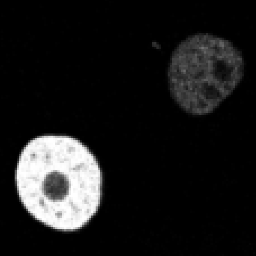
#> input picture test2.png, 256 x 256 px
$ python rsf_model.py
#> lines starting #> are read from the running program, lines starting #| are printed output that depends on the picture; after the words box and inside, x2 and y2 are one past the last pixel; in counts of white or black regions, pixels touching at a corner belong together
#!/usr/bin/python3
'''
AUTHOR:     Zhengyang Zhong
DATE:       2022-02-24
PAPER:      Minimization of Region-Scalable Fitting Energy for Image Segmentation
'''
import cv2
import matplotlib.pyplot as plt
import numpy as np
from scipy.ndimage import laplace
from skimage import measure
from tqdm import tqdm


def RSFmodel(img, phi, sigma=3.0, lmda1=1.0, lmda2=1.0, nu=0.002*255**2, mu=2.0, timestep=0.1, max_iter=1000, tolerance=1e-4, show_figure=False):
    size = int(np.round(sigma * 2) * 2 + 1)
    img = img.astype(np.float64)

    Kimg = cv2.GaussianBlur(img, ksize=(size, size), sigmaX=sigma, borderType=cv2.BORDER_REPLICATE)
    Kone = np.ones_like(img, dtype=np.float64)

    if show_figure:
        print("%10s|"*6 % ("sigma", "lmda1", "lmda2", "nu", "mu", "timestep"))
        print("%10.2f|"*6 % (sigma, lmda1, lmda2, nu, mu, timestep))
        fig1 = plt.figure(1)
        criteria_Fnorms = []

    for it in tqdm(range(max_iter)):
        old_phi = np.sqrt(np.sum(phi**2))
        phi[np.ix_([0, -1], [0, -1])] = phi[np.ix_([2, -3], [2, -3])]
        phi[np.ix_([0, -1]), 1:-1] = phi[np.ix_([2, -3]), 1:-1]
        phi[1:-1, np.ix_([0, -1])] = phi[1:-1, np.ix_([2, -3])]
        H =  0.5 * (1 + (2 / np.pi) * np.arctan(phi))
        d = 1.0 / (np.pi * (1.0 + phi**2))

        # Gaussian filter kernel
        KHI     = cv2.GaussianBlur(H*img, ksize=(size, size), sigmaX=sigma, borderType=cv2.BORDER_REPLICATE)
        KH      = cv2.GaussianBlur(H, ksize=(size, size), sigmaX=sigma, borderType=cv2.BORDER_REPLICATE)
        f1      = KHI / (KH + 1e-7)
        f2      = (Kimg - KHI)/ (Kone - KH + 1e-7)
        s1      = lmda1 * f1**2 - lmda2 * f2**2
        s2      = lmda1 * f1 - lmda2 * f2
        resq    = cv2.GaussianBlur(s1, ksize=(size, size), sigmaX=sigma, borderType=cv2.BORDER_REPLICATE)
        resd    = cv2.GaussianBlur(s2, ksize=(size, size), sigmaX=sigma, borderType=cv2.BORDER_REPLICATE)
        res     = (lmda1-lmda2) * img ** 2 + resq - 2 * img * resd
        rsf     = -d * res

        # length regularization term
        [phi_y, phi_x] = np.gradient(phi)
        s = np.sqrt(np.square(phi_x) + np.square(phi_y) + 1e-10)
        n_x = phi_x / s
        n_y = phi_y / s
        [_, nxx] = np.gradient(n_x)
        [nyy, _] = np.gradient(n_y)
        curvature = nxx + nyy
        length_term = d * nu * curvature

        # distance regularization term
        lap = laplace(phi, mode='nearest')
        dist_reg_term = mu * (lap - curvature)

        # update level set function <phi>
        dphi = rsf + length_term + dist_reg_term
        phi += timestep * dphi

        # terimination criteria
        new_phi = np.sqrt(np.sum(phi**2))
        criteria = np.abs(old_phi - new_phi) / (old_phi + 1e-7)
        if criteria < tolerance and it > 10:
            break

        if show_figure:
            criteria_Fnorms.append(criteria)
            if it % 20 == 0:
                fig1.clf()
                ax = fig1.add_subplot(111)
                ax.imshow(img, cmap='gray')
                contours = measure.find_contours(phi, 0)
                for _, contour in enumerate(contours):
                    ax.plot(contour[:, 1], contour[:, 0], linewidth=2)
                plt.pause(0.1)

    if show_figure:
        fig2 = plt.figure(2)
        ax = fig2.add_subplot(111)
        xlist = [i for i in range(len(criteria_Fnorms))]
        ax.plot(xlist, criteria_Fnorms, c='r', label='Fnorm')
        ax.legend()
        ax.set_title("convergence of the level set function <phi>")
        plt.show()

    return phi, it+1


if __name__ == "__main__":
    img = cv2.imread("./test2.png", 0)
#> img is the input picture: shape (256, 256); min 0, max 255, mean 26
    h, w = img.shape
#> h = 256; w = 256
    phi = 2 * np.ones((h, w))
    phi[20: -20, 20: -20] = -2
    phi, iterations = RSFmodel(img, phi, show_figure=True)
#> the loop in RSFmodel, `for it in tqdm(range(max_iter)):` made 437 passes
#> (old_phi, new_phi, criteria, contours) on passes 1, 21, 41, 61, 81: (512, 1225, 1.39, 4 point arrays, longest 919 points), (2977.7, 2923.6, 0.0182, 15 point arrays, longest 1061 points), (3132.6, 3210.2, 0.0248, 15 point arrays, longest 1077 points), (3313.3, 3342.2, 0.00873, 15 point arrays, longest 1101 points), (3263, 3421.9, 0.0487, 15 point arrays, longest 1111 points)
#> (old_phi, new_phi, criteria) on passes 2 to 7: (1225, 1540.2, 0.257), (1540.2, 2027.5, 0.316), (2027.5, 3231.9, 0.594), (3231.9, 3003.7, 0.0706), (3003.7, 2936.8, 0.0223), (2936.8, 3017.3, 0.0274)
#> pass 1, in RSFmodel, `H =  0.5 * (1 + (2 / np.pi) * np.arctan(phi))`:
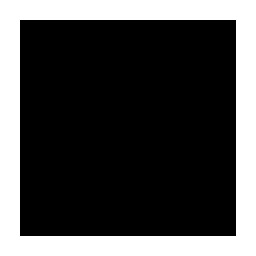
#> H: shape (256, 256) float64; values 0.148 (black) and 0.852 (white), 28.8% white; 1 white region, box (x1, y1, x2, y2) and area: (0, 0, 256, 256) 18880
#> pass 1, in RSFmodel, `KH      = cv2.GaussianBlur(H, ksize=(size, size), sigmaX=sigma, border..`:
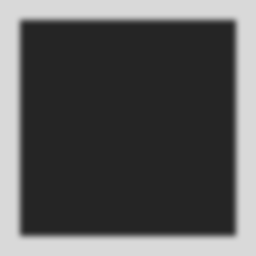
#> KH: shape (256, 256) float64; min 0.148, max 0.852, mean 0.351
#> after the loop in RSFmodel, `for it in tqdm(range(max_iter)):`:
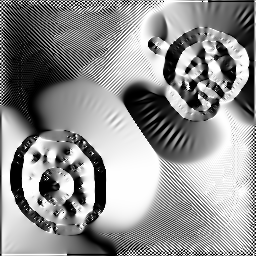
#> n_x: shape (256, 256) float64; min -1, max 1, mean 0.132; drawn with min black and max white
#> after the loop in RSFmodel, `for it in tqdm(range(max_iter)):`:
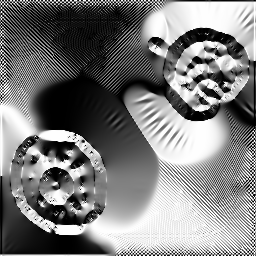
#> n_y: shape (256, 256) float64; min -1, max 1, mean -0.0227; drawn with min black and max white
#> after the loop in RSFmodel, `for it in tqdm(range(max_iter)):`:
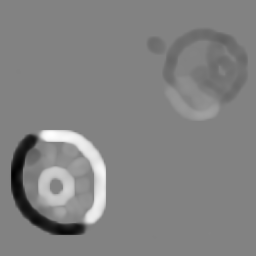
#> s2: shape (256, 256) float64; min -201.8, max 192.8, mean 0.6; drawn with min black and max white
#> after the loop in RSFmodel, `for it in tqdm(range(max_iter)):`: criteria_Fnorms = 436 values, max 1.39 at index 0, min 0.000106 at index 100, mean 0.0215
#> in RSFmodel, `xlist = [i for i in range(len(criteria_Fnorms))]`: xlist = 436 values from 0 to 435
#> in RSFmodel, `plt.show()`:
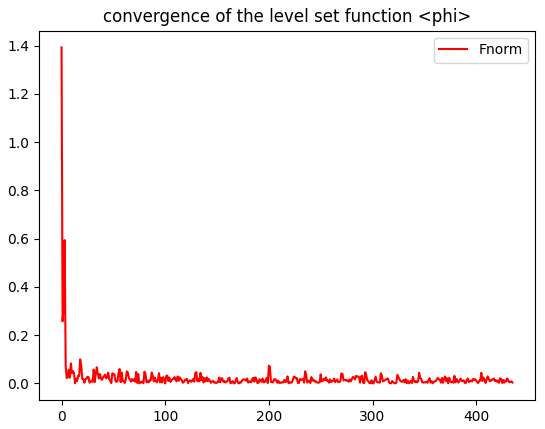
#> figure drawn by matplotlib, 1 panel; curve peaks at x = 0, y = 1.39
#> iterations = 437
    contours = measure.find_contours(phi, 0)
#> contours = 15 point arrays, longest 1749 points
    for cnt in contours:
        plt.plot(cnt[:, 1], cnt[:, 0], linewidth=2)
#> this loop made 15 passes
    plt.show()
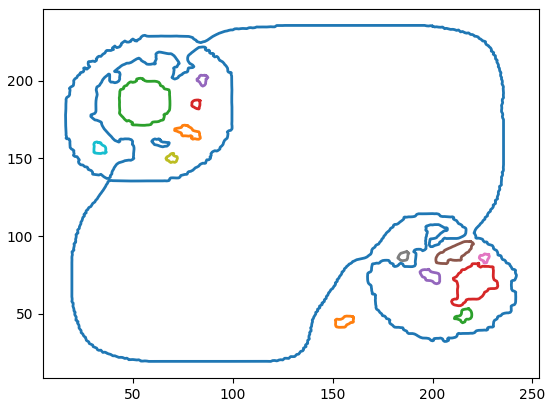
#> figure drawn by matplotlib, 1 panel
    plt.imshow(phi)
    plt.show()

$ run again, with test.png copied over test2.png
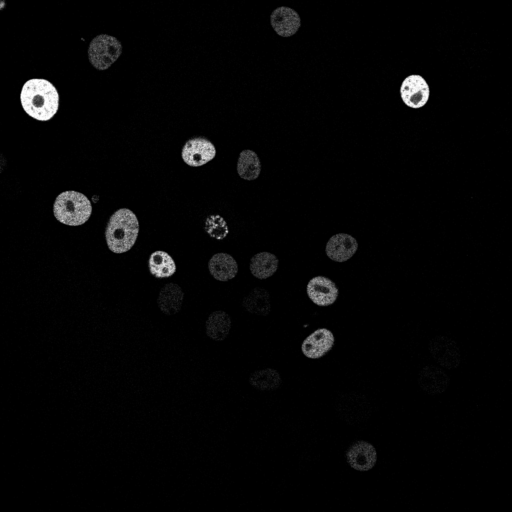
#> input picture test.png, 512 x 512 px
#> img is the input picture: shape (512, 512); min 0, max 255, mean 5.3
#> the loop in RSFmodel, `for it in tqdm(range(max_iter)):` made 102 passes
#> (old_phi, new_phi, criteria, contours) on passes 1, 21, 41, 61, 81: (1024, 1532.3, 0.496, 1 point arrays, longest 1923 points), (4050.5, 4068, 0.00432, 49 point arrays, longest 2219 points), (4289.2, 4321.1, 0.00743, 46 point arrays, longest 2095 points), (4521, 4518.7, 0.000523, 48 point arrays, longest 2063 points), (4673, 4775.9, 0.022, 44 point arrays, longest 2085 points)
#> after the loop in RSFmodel, `for it in tqdm(range(max_iter)):`:
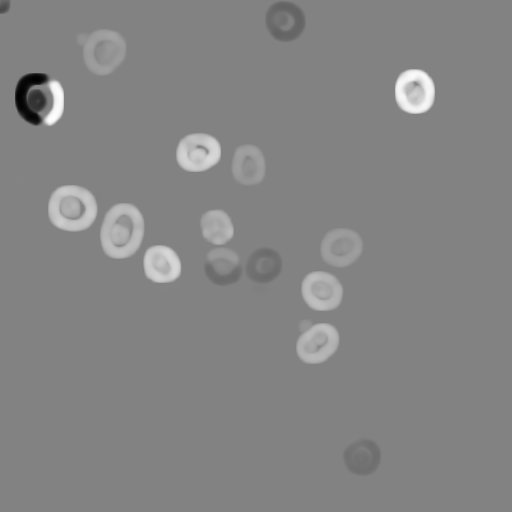
#> s2: shape (512, 512) float64; min -217.8, max 207.7, mean 3.7; drawn with min black and max white
#> after the loop in RSFmodel, `for it in tqdm(range(max_iter)):`: criteria_Fnorms = 101 values, max 0.789 at index 3, min 0.000395 at index 51, mean 0.0362
#> xlist = 101 values from 0 to 100
#> iterations = 102
#> `contours = measure.find_contours(phi, 0)`: contours = 44 point arrays, longest 2203 points
#> the loop `for cnt in contours:` made 44 passes
#> `plt.show()`:
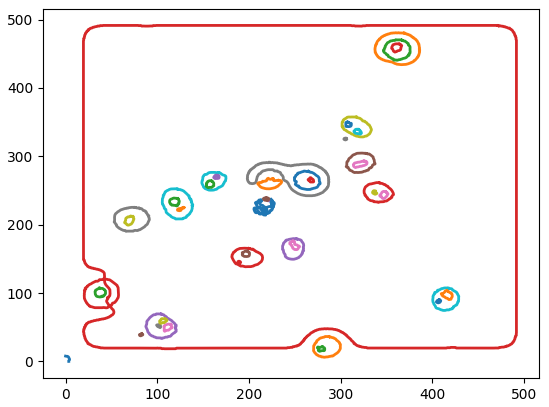
#> figure drawn by matplotlib, 1 panel
